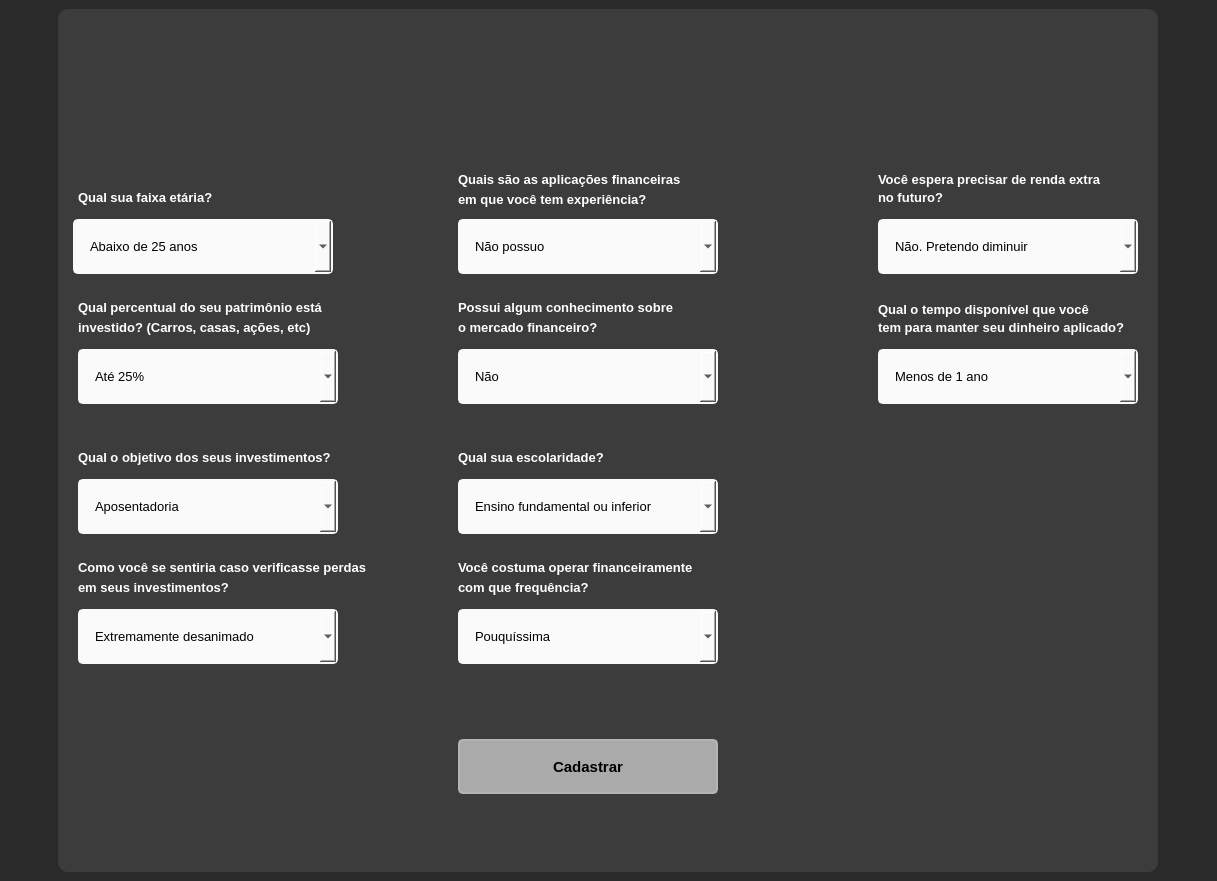
<?xml version="1.0" encoding="UTF-8"?>
<ui version="4.0">
 <class>MainWindow</class>
 <widget class="QMainWindow" name="MainWindow">
  <property name="geometry">
   <rect>
    <x>0</x>
    <y>0</y>
    <width>1217</width>
    <height>881</height>
   </rect>
  </property>
  <property name="minimumSize">
   <size>
    <width>1100</width>
    <height>700</height>
   </size>
  </property>
  <property name="windowTitle">
   <string>Formulário</string>
  </property>
  <property name="windowIcon">
   <iconset resource="file_rc.qrc">
    <normaloff>:/icone_janela/icone_janela.png</normaloff>:/icone_janela/icone_janela.png</iconset>
  </property>
  <property name="styleSheet">
   <string notr="true">background-color: rgb(42, 42, 42);</string>
  </property>
  <widget class="QWidget" name="centralwidget_formulario">
   <layout class="QVBoxLayout" name="verticalLayout">
    <property name="spacing">
     <number>0</number>
    </property>
    <property name="leftMargin">
     <number>0</number>
    </property>
    <property name="topMargin">
     <number>0</number>
    </property>
    <property name="rightMargin">
     <number>0</number>
    </property>
    <property name="bottomMargin">
     <number>0</number>
    </property>
    <item>
     <widget class="QFrame" name="conteudo_formulario">
      <property name="font">
       <font>
        <pointsize>11</pointsize>
       </font>
      </property>
      <property name="styleSheet">
       <string notr="true">background-color: rgb(42, 42, 42);</string>
      </property>
      <property name="frameShape">
       <enum>QFrame::NoFrame</enum>
      </property>
      <property name="frameShadow">
       <enum>QFrame::Raised</enum>
      </property>
      <layout class="QHBoxLayout" name="horizontalLayout">
       <item>
        <widget class="QFrame" name="formulario_area">
         <property name="enabled">
          <bool>true</bool>
         </property>
         <property name="maximumSize">
          <size>
           <width>1100</width>
           <height>900</height>
          </size>
         </property>
         <property name="font">
          <font>
           <family>Segoe UI</family>
           <pointsize>10</pointsize>
           <weight>75</weight>
           <bold>true</bold>
          </font>
         </property>
         <property name="styleSheet">
          <string notr="true">background-color: rgb(60, 60, 60);
border-radius: 10px;</string>
         </property>
         <property name="frameShape">
          <enum>QFrame::NoFrame</enum>
         </property>
         <property name="frameShadow">
          <enum>QFrame::Raised</enum>
         </property>
         <widget class="QFrame" name="logo_formulario">
          <property name="geometry">
           <rect>
            <x>405</x>
            <y>10</y>
            <width>360</width>
            <height>90</height>
           </rect>
          </property>
          <property name="maximumSize">
           <size>
            <width>360</width>
            <height>90</height>
           </size>
          </property>
          <property name="styleSheet">
           <string notr="true">background-image: url(:/logo/logo_360x90_-removebg-preview.png);
background-repeat: no-repeat;
background-position: center;</string>
          </property>
          <property name="frameShape">
           <enum>QFrame::StyledPanel</enum>
          </property>
          <property name="frameShadow">
           <enum>QFrame::Raised</enum>
          </property>
         </widget>
         <widget class="QPushButton" name="btn_formulario_cadastrar">
          <property name="geometry">
           <rect>
            <x>400</x>
            <y>730</y>
            <width>260</width>
            <height>55</height>
           </rect>
          </property>
          <property name="font">
           <font>
            <family>Segoe UI</family>
            <pointsize>11</pointsize>
            <weight>75</weight>
            <bold>true</bold>
           </font>
          </property>
          <property name="styleSheet">
           <string notr="true">QPushButton{
	background-color: rgb(170, 170, 170);
	border: 2px solid rgb(180, 180, 180);
	border-radius: 5px;
}

QPushButton:hover{
	background-color: rgb(180, 180, 180);
	border: 2px solid rgb(190, 190, 190);
}

QPushButton:pressed{
	
	background-color: rgb(16, 5, 136);
	border: 2px solid rgb(16, 5, 136);
	color: rgb(255, 255, 255);
}</string>
          </property>
          <property name="text">
           <string>Cadastrar</string>
          </property>
         </widget>
         <widget class="QComboBox" name="Q1_comboBox">
          <property name="geometry">
           <rect>
            <x>15</x>
            <y>210</y>
            <width>260</width>
            <height>55</height>
           </rect>
          </property>
          <property name="font">
           <font>
            <family>Segoe UI</family>
            <pointsize>10</pointsize>
           </font>
          </property>
          <property name="styleSheet">
           <string notr="true">QComboBox{
	color: rgb(0, 0, 0);
	border: 2px solid rgb(250,250,250);
	border-radius: 5px;
	padding: 15px;
	background-color: rgb(250, 250, 250);
	color: rgb(0, 0, 0);
}

QComboBox:hover{
	border: 2px solid rgb(16, 5, 136);
}

QComboBox:focus{
	border: 2px solid rgb(16, 5, 136);
	color: rgb(0, 0, 0);
}

QComboBox:pressed{
	background-color: rgb(250, 250, 250);
}

QComboBox QListView{
	
	background-color: rgb(255, 255, 255);
}</string>
          </property>
          <item>
           <property name="text">
            <string>Abaixo de 25 anos</string>
           </property>
          </item>
          <item>
           <property name="text">
            <string>25 até 40 anos</string>
           </property>
          </item>
          <item>
           <property name="text">
            <string>41 até 55 anos</string>
           </property>
          </item>
          <item>
           <property name="text">
            <string>Acima de 56 anos</string>
           </property>
          </item>
         </widget>
         <widget class="QComboBox" name="Q2_comboBox">
          <property name="geometry">
           <rect>
            <x>20</x>
            <y>340</y>
            <width>260</width>
            <height>55</height>
           </rect>
          </property>
          <property name="font">
           <font>
            <family>Segoe UI</family>
            <pointsize>10</pointsize>
           </font>
          </property>
          <property name="styleSheet">
           <string notr="true">QComboBox{
	color: rgb(0, 0, 0);
	border: 2px solid rgb(250,250,250);
	border-radius: 5px;
	padding: 15px;
	background-color: rgb(250, 250, 250);
	color: rgb(0, 0, 0);
}

QComboBox:hover{
	border: 2px solid rgb(16, 5, 136);
}

QComboBox:focus{
	border: 2px solid rgb(16, 5, 136);
	color: rgb(0, 0, 0);
}

QComboBox:pressed{
	background-color: rgb(250, 250, 250);
}

QComboBox QListView{
	
	background-color: rgb(255, 255, 255);
}</string>
          </property>
          <item>
           <property name="text">
            <string>Até 25%</string>
           </property>
          </item>
          <item>
           <property name="text">
            <string>Entre 26% e 50%</string>
           </property>
          </item>
          <item>
           <property name="text">
            <string>Entre 51% e 75%</string>
           </property>
          </item>
          <item>
           <property name="text">
            <string>Mais de 76%</string>
           </property>
          </item>
         </widget>
         <widget class="QComboBox" name="Q3_comboBox">
          <property name="geometry">
           <rect>
            <x>20</x>
            <y>470</y>
            <width>260</width>
            <height>55</height>
           </rect>
          </property>
          <property name="font">
           <font>
            <family>Segoe UI</family>
            <pointsize>10</pointsize>
           </font>
          </property>
          <property name="styleSheet">
           <string notr="true">QComboBox{
	color: rgb(0, 0, 0);
	border: 2px solid rgb(250,250,250);
	border-radius: 5px;
	padding: 15px;
	background-color: rgb(250, 250, 250);
	color: rgb(0, 0, 0);
}

QComboBox:hover{
	border: 2px solid rgb(16, 5, 136);
}

QComboBox:focus{
	border: 2px solid rgb(16, 5, 136);
	color: rgb(0, 0, 0);
}

QComboBox:pressed{
	background-color: rgb(250, 250, 250);
}

QComboBox QListView{
	
	background-color: rgb(255, 255, 255);
}</string>
          </property>
          <item>
           <property name="text">
            <string>Aposentadoria</string>
           </property>
          </item>
          <item>
           <property name="text">
            <string>Proteção do capital</string>
           </property>
          </item>
          <item>
           <property name="text">
            <string>Compra de um bem</string>
           </property>
          </item>
          <item>
           <property name="text">
            <string>Crescimento significativo do patrimônio</string>
           </property>
          </item>
         </widget>
         <widget class="QComboBox" name="Q4_comboBox">
          <property name="geometry">
           <rect>
            <x>20</x>
            <y>600</y>
            <width>260</width>
            <height>55</height>
           </rect>
          </property>
          <property name="font">
           <font>
            <family>Segoe UI</family>
            <pointsize>10</pointsize>
           </font>
          </property>
          <property name="styleSheet">
           <string notr="true">QComboBox{
	color: rgb(0, 0, 0);
	border: 2px solid rgb(250,250,250);
	border-radius: 5px;
	padding: 15px;
	background-color: rgb(250, 250, 250);
	color: rgb(0, 0, 0);
}

QComboBox:hover{
	border: 2px solid rgb(16, 5, 136);
}

QComboBox:focus{
	border: 2px solid rgb(16, 5, 136);
	color: rgb(0, 0, 0);
}

QComboBox:pressed{
	background-color: rgb(250, 250, 250);
}

QComboBox QListView{
	
	background-color: rgb(255, 255, 255);
}</string>
          </property>
          <item>
           <property name="text">
            <string>Extremamente desanimado</string>
           </property>
          </item>
          <item>
           <property name="text">
            <string>Moderadamente desanimado</string>
           </property>
          </item>
          <item>
           <property name="text">
            <string>Levemente desanimado</string>
           </property>
          </item>
          <item>
           <property name="text">
            <string>Normal</string>
           </property>
          </item>
         </widget>
         <widget class="QComboBox" name="Q5_comboBox">
          <property name="geometry">
           <rect>
            <x>400</x>
            <y>210</y>
            <width>260</width>
            <height>55</height>
           </rect>
          </property>
          <property name="font">
           <font>
            <family>Segoe UI</family>
            <pointsize>10</pointsize>
           </font>
          </property>
          <property name="styleSheet">
           <string notr="true">QComboBox{
	color: rgb(0, 0, 0);
	border: 2px solid rgb(250,250,250);
	border-radius: 5px;
	padding: 15px;
	background-color: rgb(250, 250, 250);
	color: rgb(0, 0, 0);
}

QComboBox:hover{
	border: 2px solid rgb(16, 5, 136);
}

QComboBox:focus{
	border: 2px solid rgb(16, 5, 136);
	color: rgb(0, 0, 0);
}

QComboBox:pressed{
	background-color: rgb(250, 250, 250);
}

QComboBox QListView{
	background-color: rgb(255, 255, 255);
}</string>
          </property>
          <item>
           <property name="text">
            <string>Não possuo</string>
           </property>
          </item>
          <item>
           <property name="text">
            <string>Renda fixa</string>
           </property>
          </item>
          <item>
           <property name="text">
            <string>Renda fixa e ações de longo prazo</string>
           </property>
          </item>
          <item>
           <property name="text">
            <string>Outras além das anteriores</string>
           </property>
          </item>
         </widget>
         <widget class="QComboBox" name="Q6_comboBox">
          <property name="geometry">
           <rect>
            <x>400</x>
            <y>340</y>
            <width>260</width>
            <height>55</height>
           </rect>
          </property>
          <property name="font">
           <font>
            <family>Segoe UI</family>
            <pointsize>10</pointsize>
           </font>
          </property>
          <property name="styleSheet">
           <string notr="true">QComboBox{
	color: rgb(0, 0, 0);
	border: 2px solid rgb(250,250,250);
	border-radius: 5px;
	padding: 15px;
	background-color: rgb(250, 250, 250);
	color: rgb(0, 0, 0);
}

QComboBox:hover{
	border: 2px solid rgb(16, 5, 136);
}

QComboBox:focus{
	border: 2px solid rgb(16, 5, 136);
	color: rgb(0, 0, 0);
}

QComboBox:pressed{
	background-color: rgb(250, 250, 250);
}

QComboBox QListView{
	
	background-color: rgb(255, 255, 255);
}</string>
          </property>
          <item>
           <property name="text">
            <string>Não</string>
           </property>
          </item>
          <item>
           <property name="text">
            <string>Pouco</string>
           </property>
          </item>
          <item>
           <property name="text">
            <string>Médio</string>
           </property>
          </item>
          <item>
           <property name="text">
            <string>Bastante</string>
           </property>
          </item>
         </widget>
         <widget class="QComboBox" name="Q7_comboBox">
          <property name="geometry">
           <rect>
            <x>400</x>
            <y>470</y>
            <width>260</width>
            <height>55</height>
           </rect>
          </property>
          <property name="font">
           <font>
            <family>Segoe UI</family>
            <pointsize>10</pointsize>
           </font>
          </property>
          <property name="styleSheet">
           <string notr="true">QComboBox{
	color: rgb(0, 0, 0);
	border: 2px solid rgb(250,250,250);
	border-radius: 5px;
	padding: 15px;
	background-color: rgb(250, 250, 250);
	color: rgb(0, 0, 0);
}

QComboBox:hover{
	border: 2px solid rgb(16, 5, 136);
}

QComboBox:focus{
	border: 2px solid rgb(16, 5, 136);
	color: rgb(0, 0, 0);
}

QComboBox:pressed{
	background-color: rgb(250, 250, 250);
}

QComboBox QListView{
	
	background-color: rgb(255, 255, 255);
}</string>
          </property>
          <item>
           <property name="text">
            <string>Ensino fundamental ou inferior</string>
           </property>
          </item>
          <item>
           <property name="text">
            <string>Ensino médio</string>
           </property>
          </item>
          <item>
           <property name="text">
            <string>Ensino superior</string>
           </property>
          </item>
          <item>
           <property name="text">
            <string>Maior que ensino superior</string>
           </property>
          </item>
         </widget>
         <widget class="QComboBox" name="Q8_comboBox">
          <property name="geometry">
           <rect>
            <x>400</x>
            <y>600</y>
            <width>260</width>
            <height>55</height>
           </rect>
          </property>
          <property name="font">
           <font>
            <family>Segoe UI</family>
            <pointsize>10</pointsize>
           </font>
          </property>
          <property name="styleSheet">
           <string notr="true">QComboBox{
	color: rgb(0, 0, 0);
	border: 2px solid rgb(250,250,250);
	border-radius: 5px;
	padding: 15px;
	background-color: rgb(250, 250, 250);
	color: rgb(0, 0, 0);
}

QComboBox:hover{
	border: 2px solid rgb(16, 5, 136);
}

QComboBox:focus{
	border: 2px solid rgb(16, 5, 136);
	color: rgb(0, 0, 0);
}

QComboBox:pressed{
	background-color: rgb(250, 250, 250);
}

QComboBox QListView{
	
	background-color: rgb(255, 255, 255);
}</string>
          </property>
          <item>
           <property name="text">
            <string>Pouquíssima</string>
           </property>
          </item>
          <item>
           <property name="text">
            <string>Pouca</string>
           </property>
          </item>
          <item>
           <property name="text">
            <string>Média</string>
           </property>
          </item>
          <item>
           <property name="text">
            <string>Alta</string>
           </property>
          </item>
         </widget>
         <widget class="QComboBox" name="Q9_comboBox">
          <property name="geometry">
           <rect>
            <x>820</x>
            <y>210</y>
            <width>260</width>
            <height>55</height>
           </rect>
          </property>
          <property name="font">
           <font>
            <family>Segoe UI</family>
            <pointsize>10</pointsize>
           </font>
          </property>
          <property name="styleSheet">
           <string notr="true">QComboBox{
	color: rgb(0, 0, 0);
	border: 2px solid rgb(250,250,250);
	border-radius: 5px;
	padding: 15px;
	background-color: rgb(250, 250, 250);
	color: rgb(0, 0, 0);
}

QComboBox:hover{
	border: 2px solid rgb(16, 5, 136);
}

QComboBox:focus{
	border: 2px solid rgb(16, 5, 136);
	color: rgb(0, 0, 0);
}

QComboBox:pressed{
	background-color: rgb(250, 250, 250);
}

QComboBox QListView{
	
	background-color: rgb(255, 255, 255);
}</string>
          </property>
          <item>
           <property name="text">
            <string>Não. Pretendo diminuir</string>
           </property>
          </item>
          <item>
           <property name="text">
            <string>Não. Pretendo manter as que tenho</string>
           </property>
          </item>
          <item>
           <property name="text">
            <string>Sim. Pretendo aumentar</string>
           </property>
          </item>
          <item>
           <property name="text">
            <string>Sim. Pretendo ter um grande aumento</string>
           </property>
          </item>
         </widget>
         <widget class="QComboBox" name="Q10_comboBox">
          <property name="geometry">
           <rect>
            <x>820</x>
            <y>340</y>
            <width>260</width>
            <height>55</height>
           </rect>
          </property>
          <property name="font">
           <font>
            <family>Segoe UI</family>
            <pointsize>10</pointsize>
           </font>
          </property>
          <property name="styleSheet">
           <string notr="true">QComboBox{
	color: rgb(0, 0, 0);
	border: 2px solid rgb(250,250,250);
	border-radius: 5px;
	padding: 15px;
	background-color: rgb(250, 250, 250);
	color: rgb(0, 0, 0);
}

QComboBox:hover{
	border: 2px solid rgb(16, 5, 136);
}

QComboBox:focus{
	border: 2px solid rgb(16, 5, 136);
	color: rgb(0, 0, 0);
}

QComboBox:pressed{
	background-color: rgb(250, 250, 250);
}

QComboBox QListView{
	
	background-color: rgb(255, 255, 255);
}</string>
          </property>
          <item>
           <property name="text">
            <string>Menos de 1 ano</string>
           </property>
          </item>
          <item>
           <property name="text">
            <string>De 1 até 2 anos</string>
           </property>
          </item>
          <item>
           <property name="text">
            <string>De 2 até 3 anos</string>
           </property>
          </item>
          <item>
           <property name="text">
            <string>Mais de 3 anos</string>
           </property>
          </item>
         </widget>
         <widget class="QLabel" name="Questao_1_label">
          <property name="geometry">
           <rect>
            <x>20</x>
            <y>180</y>
            <width>230</width>
            <height>16</height>
           </rect>
          </property>
          <property name="font">
           <font>
            <family>Segoe UI</family>
            <pointsize>10</pointsize>
            <weight>75</weight>
            <bold>true</bold>
           </font>
          </property>
          <property name="styleSheet">
           <string notr="true">color: rgb(255, 255, 255);</string>
          </property>
          <property name="text">
           <string>Qual sua faixa etária?</string>
          </property>
         </widget>
         <widget class="QLabel" name="Questao_2_1_label">
          <property name="geometry">
           <rect>
            <x>20</x>
            <y>290</y>
            <width>251</width>
            <height>16</height>
           </rect>
          </property>
          <property name="font">
           <font>
            <family>Segoe UI</family>
            <pointsize>10</pointsize>
            <weight>75</weight>
            <bold>true</bold>
           </font>
          </property>
          <property name="styleSheet">
           <string notr="true">color: rgb(255, 255, 255);</string>
          </property>
          <property name="text">
           <string>Qual percentual do seu patrimônio está</string>
          </property>
         </widget>
         <widget class="QLabel" name="Questao_3_label">
          <property name="geometry">
           <rect>
            <x>20</x>
            <y>440</y>
            <width>261</width>
            <height>16</height>
           </rect>
          </property>
          <property name="font">
           <font>
            <family>Segoe UI</family>
            <pointsize>10</pointsize>
            <weight>75</weight>
            <bold>true</bold>
           </font>
          </property>
          <property name="styleSheet">
           <string notr="true">color: rgb(255, 255, 255);</string>
          </property>
          <property name="text">
           <string>Qual o objetivo dos seus investimentos?</string>
          </property>
         </widget>
         <widget class="QLabel" name="Questao_4_1_label">
          <property name="geometry">
           <rect>
            <x>20</x>
            <y>550</y>
            <width>291</width>
            <height>16</height>
           </rect>
          </property>
          <property name="font">
           <font>
            <family>Segoe UI</family>
            <pointsize>10</pointsize>
            <weight>75</weight>
            <bold>true</bold>
           </font>
          </property>
          <property name="styleSheet">
           <string notr="true">color: rgb(255, 255, 255);</string>
          </property>
          <property name="text">
           <string>Como você se sentiria caso verificasse perdas</string>
          </property>
         </widget>
         <widget class="QLabel" name="Questao_5_1_label">
          <property name="geometry">
           <rect>
            <x>400</x>
            <y>160</y>
            <width>321</width>
            <height>20</height>
           </rect>
          </property>
          <property name="font">
           <font>
            <family>Segoe UI</family>
            <pointsize>10</pointsize>
            <weight>75</weight>
            <bold>true</bold>
           </font>
          </property>
          <property name="styleSheet">
           <string notr="true">color: rgb(255, 255, 255);</string>
          </property>
          <property name="text">
           <string>Quais são as aplicações financeiras</string>
          </property>
         </widget>
         <widget class="QLabel" name="Questao_6_1_label">
          <property name="geometry">
           <rect>
            <x>400</x>
            <y>290</y>
            <width>251</width>
            <height>16</height>
           </rect>
          </property>
          <property name="font">
           <font>
            <family>Segoe UI</family>
            <pointsize>10</pointsize>
            <weight>75</weight>
            <bold>true</bold>
           </font>
          </property>
          <property name="styleSheet">
           <string notr="true">color: rgb(255, 255, 255);</string>
          </property>
          <property name="text">
           <string>Possui algum conhecimento sobre</string>
          </property>
         </widget>
         <widget class="QLabel" name="Questao_7_label">
          <property name="geometry">
           <rect>
            <x>400</x>
            <y>440</y>
            <width>181</width>
            <height>16</height>
           </rect>
          </property>
          <property name="font">
           <font>
            <family>Segoe UI</family>
            <pointsize>10</pointsize>
            <weight>75</weight>
            <bold>true</bold>
           </font>
          </property>
          <property name="styleSheet">
           <string notr="true">color: rgb(255, 255, 255);</string>
          </property>
          <property name="text">
           <string>Qual sua escolaridade?</string>
          </property>
         </widget>
         <widget class="QLabel" name="Questao_8_1_label">
          <property name="geometry">
           <rect>
            <x>400</x>
            <y>550</y>
            <width>241</width>
            <height>16</height>
           </rect>
          </property>
          <property name="font">
           <font>
            <family>Segoe UI</family>
            <pointsize>10</pointsize>
            <weight>75</weight>
            <bold>true</bold>
           </font>
          </property>
          <property name="styleSheet">
           <string notr="true">color: rgb(255, 255, 255);</string>
          </property>
          <property name="text">
           <string>Você costuma operar financeiramente</string>
          </property>
         </widget>
         <widget class="QLabel" name="Questao_9_1_label">
          <property name="geometry">
           <rect>
            <x>820</x>
            <y>160</y>
            <width>281</width>
            <height>20</height>
           </rect>
          </property>
          <property name="font">
           <font>
            <family>Segoe UI</family>
            <pointsize>10</pointsize>
            <weight>75</weight>
            <bold>true</bold>
           </font>
          </property>
          <property name="styleSheet">
           <string notr="true">color: rgb(255, 255, 255);</string>
          </property>
          <property name="text">
           <string>Você espera precisar de renda extra</string>
          </property>
         </widget>
         <widget class="QLabel" name="Questao_10_1_label">
          <property name="geometry">
           <rect>
            <x>820</x>
            <y>290</y>
            <width>221</width>
            <height>20</height>
           </rect>
          </property>
          <property name="font">
           <font>
            <family>Segoe UI</family>
            <pointsize>10</pointsize>
            <weight>75</weight>
            <bold>true</bold>
           </font>
          </property>
          <property name="styleSheet">
           <string notr="true">color: rgb(255, 255, 255);</string>
          </property>
          <property name="text">
           <string>Qual o tempo disponível que você</string>
          </property>
         </widget>
         <widget class="QLabel" name="Questao_2_2_label">
          <property name="geometry">
           <rect>
            <x>20</x>
            <y>310</y>
            <width>251</width>
            <height>16</height>
           </rect>
          </property>
          <property name="font">
           <font>
            <family>Segoe UI</family>
            <pointsize>10</pointsize>
            <weight>75</weight>
            <bold>true</bold>
           </font>
          </property>
          <property name="styleSheet">
           <string notr="true">color: rgb(255, 255, 255);</string>
          </property>
          <property name="text">
           <string>investido? (Carros, casas, ações, etc)</string>
          </property>
         </widget>
         <widget class="QLabel" name="Questao_4_2_label">
          <property name="geometry">
           <rect>
            <x>20</x>
            <y>570</y>
            <width>251</width>
            <height>16</height>
           </rect>
          </property>
          <property name="font">
           <font>
            <family>Segoe UI</family>
            <pointsize>10</pointsize>
            <weight>75</weight>
            <bold>true</bold>
           </font>
          </property>
          <property name="styleSheet">
           <string notr="true">color: rgb(255, 255, 255);</string>
          </property>
          <property name="text">
           <string>em seus investimentos?</string>
          </property>
         </widget>
         <widget class="QLabel" name="Questao_5_2_label">
          <property name="geometry">
           <rect>
            <x>400</x>
            <y>180</y>
            <width>261</width>
            <height>20</height>
           </rect>
          </property>
          <property name="font">
           <font>
            <family>Segoe UI</family>
            <pointsize>10</pointsize>
            <weight>75</weight>
            <bold>true</bold>
           </font>
          </property>
          <property name="styleSheet">
           <string notr="true">color: rgb(255, 255, 255);</string>
          </property>
          <property name="text">
           <string>em que você tem experiência?</string>
          </property>
         </widget>
         <widget class="QLabel" name="Questao_6_2_label">
          <property name="geometry">
           <rect>
            <x>400</x>
            <y>310</y>
            <width>181</width>
            <height>16</height>
           </rect>
          </property>
          <property name="font">
           <font>
            <family>Segoe UI</family>
            <pointsize>10</pointsize>
            <weight>75</weight>
            <bold>true</bold>
           </font>
          </property>
          <property name="styleSheet">
           <string notr="true">color: rgb(255, 255, 255);</string>
          </property>
          <property name="text">
           <string>o mercado financeiro?</string>
          </property>
         </widget>
         <widget class="QLabel" name="Questao_8_2_label">
          <property name="geometry">
           <rect>
            <x>400</x>
            <y>570</y>
            <width>221</width>
            <height>16</height>
           </rect>
          </property>
          <property name="font">
           <font>
            <family>Segoe UI</family>
            <pointsize>10</pointsize>
            <weight>75</weight>
            <bold>true</bold>
           </font>
          </property>
          <property name="styleSheet">
           <string notr="true">color: rgb(255, 255, 255);</string>
          </property>
          <property name="text">
           <string>com que frequência?</string>
          </property>
         </widget>
         <widget class="QLabel" name="Questao_9_2_label">
          <property name="geometry">
           <rect>
            <x>820</x>
            <y>180</y>
            <width>231</width>
            <height>16</height>
           </rect>
          </property>
          <property name="font">
           <font>
            <family>Segoe UI</family>
            <pointsize>10</pointsize>
            <weight>75</weight>
            <bold>true</bold>
           </font>
          </property>
          <property name="styleSheet">
           <string notr="true">color: rgb(255, 255, 255);</string>
          </property>
          <property name="text">
           <string>no futuro?</string>
          </property>
         </widget>
         <widget class="QLabel" name="Questao_10_2_label">
          <property name="geometry">
           <rect>
            <x>820</x>
            <y>310</y>
            <width>261</width>
            <height>16</height>
           </rect>
          </property>
          <property name="font">
           <font>
            <family>Segoe UI</family>
            <pointsize>10</pointsize>
            <weight>75</weight>
            <bold>true</bold>
           </font>
          </property>
          <property name="styleSheet">
           <string notr="true">color: rgb(255, 255, 255);</string>
          </property>
          <property name="text">
           <string>tem para manter seu dinheiro aplicado?</string>
          </property>
         </widget>
        </widget>
       </item>
      </layout>
     </widget>
    </item>
   </layout>
  </widget>
  <widget class="QMenuBar" name="menubar">
   <property name="geometry">
    <rect>
     <x>0</x>
     <y>0</y>
     <width>1217</width>
     <height>21</height>
    </rect>
   </property>
  </widget>
 </widget>
 <resources>
  <include location="file_rc.qrc"/>
 </resources>
 <connections/>
</ui>
